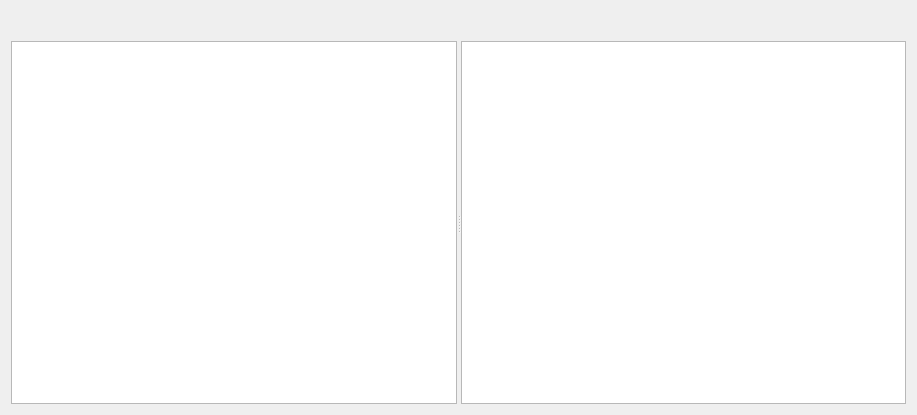
<?xml version="1.0" encoding="UTF-8"?>
<ui version="4.0">
 <class>GanttWidget</class>
 <widget class="QWidget" name="GanttWidget">
  <property name="geometry">
   <rect>
    <x>0</x>
    <y>0</y>
    <width>917</width>
    <height>415</height>
   </rect>
  </property>
  <property name="windowTitle">
   <string>GanttWidget</string>
  </property>
  <layout class="QGridLayout" name="gridLayout">
   <item row="0" column="0" colspan="2">
    <layout class="QHBoxLayout" name="horizontalLayout">
     <item>
      <widget class="GanttIntervalSliderZoom" name="intervalSlizedZoom" native="true"/>
     </item>
     <item>
      <widget class="GanttIntervalSlider" name="intervalSlider" native="true">
       <property name="sizePolicy">
        <sizepolicy hsizetype="Expanding" vsizetype="Fixed">
         <horstretch>0</horstretch>
         <verstretch>0</verstretch>
        </sizepolicy>
       </property>
       <property name="minimumSize">
        <size>
         <width>60</width>
         <height>0</height>
        </size>
       </property>
      </widget>
     </item>
     <item>
      <widget class="GanttPlayerSettings" name="playerSettings" native="true">
       <property name="sizePolicy">
        <sizepolicy hsizetype="Preferred" vsizetype="Fixed">
         <horstretch>0</horstretch>
         <verstretch>0</verstretch>
        </sizepolicy>
       </property>
       <property name="minimumSize">
        <size>
         <width>0</width>
         <height>24</height>
        </size>
       </property>
      </widget>
     </item>
     <item>
      <widget class="GanttPlayerControl" name="playerControl" native="true">
       <property name="sizePolicy">
        <sizepolicy hsizetype="Preferred" vsizetype="Fixed">
         <horstretch>0</horstretch>
         <verstretch>0</verstretch>
        </sizepolicy>
       </property>
      </widget>
     </item>
    </layout>
   </item>
   <item row="1" column="0" colspan="2">
    <widget class="QSplitter" name="splitter">
     <property name="sizePolicy">
      <sizepolicy hsizetype="Expanding" vsizetype="Expanding">
       <horstretch>0</horstretch>
       <verstretch>0</verstretch>
      </sizepolicy>
     </property>
     <property name="orientation">
      <enum>Qt::Horizontal</enum>
     </property>
     <widget class="GanttTreeView" name="treeView">
      <property name="sizePolicy">
       <sizepolicy hsizetype="Preferred" vsizetype="Expanding">
        <horstretch>0</horstretch>
        <verstretch>0</verstretch>
       </sizepolicy>
      </property>
     </widget>
     <widget class="GanttGraphicsView" name="ganttView">
      <property name="sizePolicy">
       <sizepolicy hsizetype="Expanding" vsizetype="Expanding">
        <horstretch>0</horstretch>
        <verstretch>0</verstretch>
       </sizepolicy>
      </property>
     </widget>
    </widget>
   </item>
  </layout>
 </widget>
 <layoutdefault spacing="6" margin="11"/>
 <customwidgets>
  <customwidget>
   <class>GanttPlayerSettings</class>
   <extends>QWidget</extends>
   <header>ganttplayersettings.h</header>
   <container>1</container>
  </customwidget>
  <customwidget>
   <class>GanttIntervalSliderZoom</class>
   <extends>QWidget</extends>
   <header>ganttintervalsliderzoom.h</header>
   <container>1</container>
  </customwidget>
  <customwidget>
   <class>GanttTreeView</class>
   <extends>QTreeView</extends>
   <header>gantttreeview.h</header>
  </customwidget>
  <customwidget>
   <class>GanttGraphicsView</class>
   <extends>QGraphicsView</extends>
   <header>ganttgraphicsview.h</header>
  </customwidget>
  <customwidget>
   <class>GanttIntervalSlider</class>
   <extends>QWidget</extends>
   <header>ganttintervalslider.h</header>
   <container>1</container>
  </customwidget>
  <customwidget>
   <class>GanttPlayerControl</class>
   <extends>QWidget</extends>
   <header>ganttplayercontrol.h</header>
   <container>1</container>
  </customwidget>
 </customwidgets>
 <resources/>
 <connections/>
</ui>
